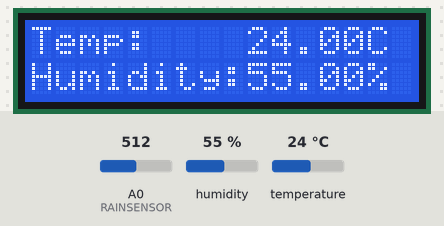
The sketch below on a simulated Arduino Uno, built with avr-gcc and run on an emulated ATmega328P. Shown: 16×2 character LCD. The inputs (shaded band) are chosen by the test bench; at power-on: humidity 55 %, A0 (RAINSENSOR) = 512, temperature 24 °C.

Above: at 1.2 s.
1.3 s: humidity set to 22 %
At 7.4 s:
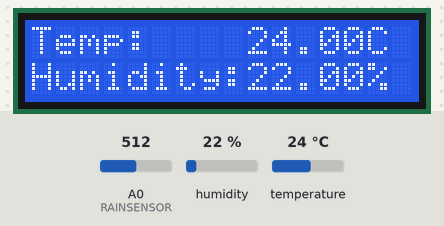
13.3 s: A0 (RAINSENSOR) set to 716
At 22.6 s:
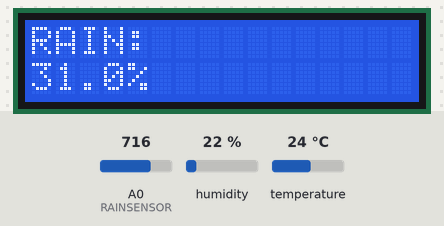
25.3 s: temperature set to 12 °C
At 31.9 s:
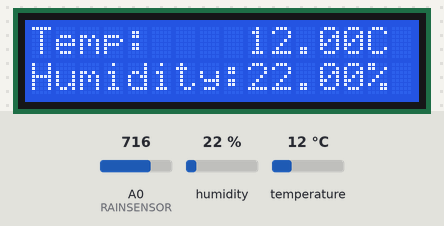
35.0 s: A0 (RAINSENSOR) set to 900
At 40.9 s:
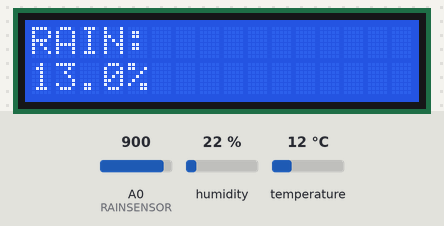
44.0 s: humidity set to 40 %
At 49.1 s:
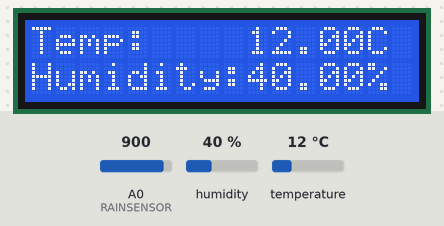
53.2 s: A0 (RAINSENSOR) set to 1023
At 58.1 s:
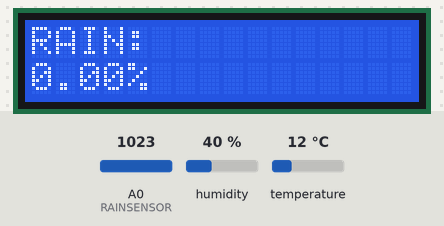
Timing chart, 0 to 59.6 s (numbered marks = the images above; inputs shaded):
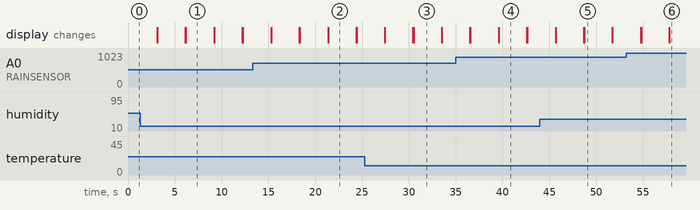

Measured:
- what the display in image 1 shows lasts 3.0 s, from 6.2 s to 9.2 s

The sketch:

SIMPLEWEATHERSTATION.ino
```cpp
#include <LiquidCrystal_I2C.h>
#include "DHT.h"

#define DHTSENSOR 2
#define DHTTYPE DHT11

#define RAINSENSOR A0

DHT dht(DHTSENSOR,DHTTYPE);

LiquidCrystal_I2C lcd(0x27, 16, 2);

void setup()
{

  dht.begin();

  lcd.init();
  lcd.backlight();


}

void loop() {

  float RAINRAWREADING = analogRead(RAINSENSOR);
  float rainINprecentage = map(RAINRAWREADING, 0, 1023, 100, 0);

  lcd.setCursor(0,0);
  lcd.print("Temp: ");

  float TEMP = dht.readTemperature();

  lcd.setCursor(9,0);
  lcd.print(TEMP);

  lcd.setCursor(14,0);
  lcd.print("C");


  lcd.setCursor(0,1);
  lcd.print("Humidity: ");

  float HUMI = dht.readHumidity();

  lcd.setCursor(9,1);
  lcd.print(HUMI);

  lcd.setCursor(14,1);
  lcd.print("%");

  delay(3000);
  lcd.clear();

  lcd.setCursor(0,0);
  lcd.print("RAIN: ");
  lcd.setCursor(0,1);
  lcd.print(rainINprecentage);
  lcd.setCursor(4,1);
  lcd.print("%");

  delay(3000);
  lcd.clear();

}
```
